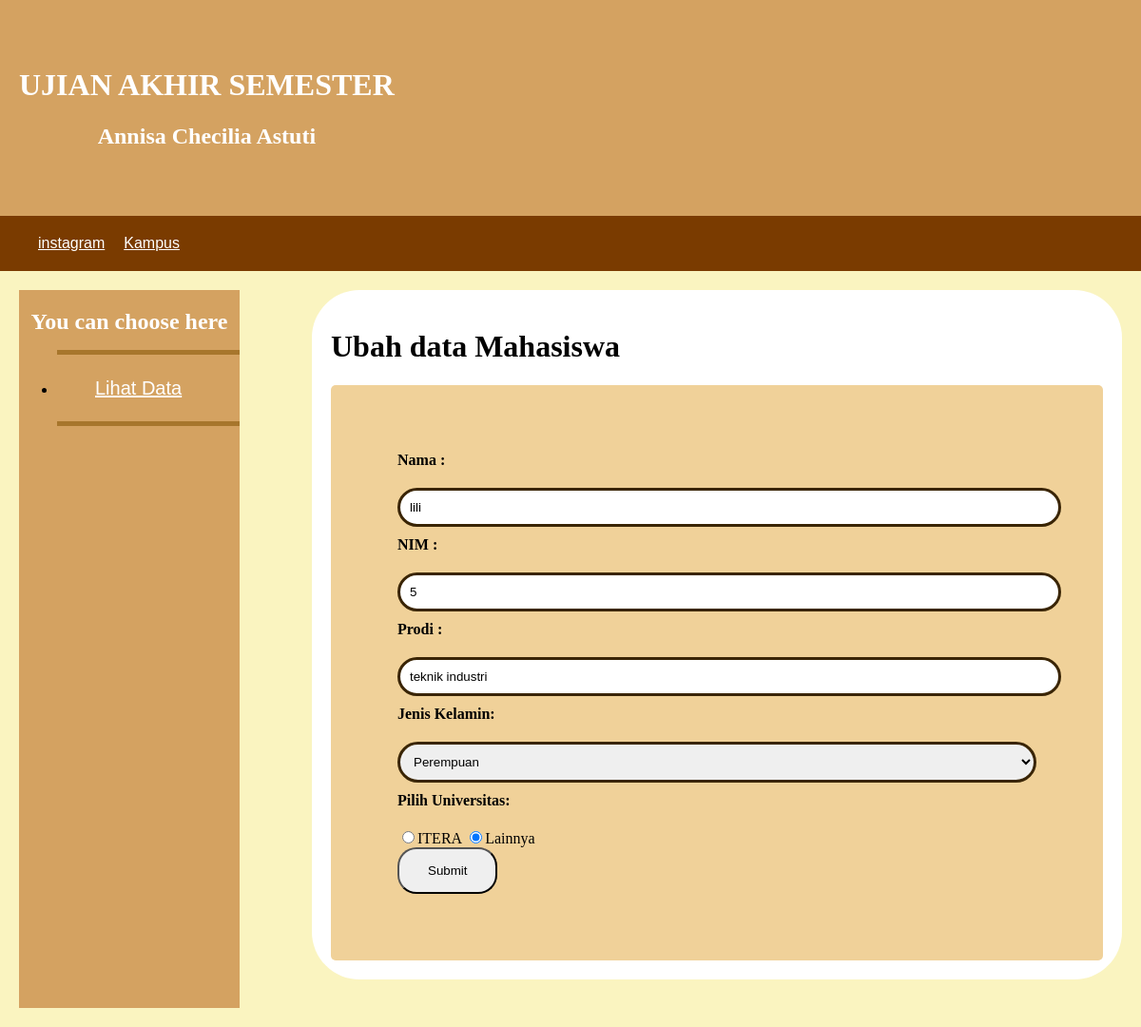
Screenshot of /update1.php?id=5 with the database file from the repository.
### tables this page shows
CREATE TABLE `datamahasiswa` (
  `id` int(11) NOT NULL,
  `nama` varchar(50) NOT NULL,
  `nim` int(20) NOT NULL,
  `prodi` varchar(20) NOT NULL,
  `jenis_kelamin` text NOT NULL,
  `universitas` text NOT NULL
);

### funct.php (called while the page is built, shortened)
<?php
$host = "localhost";
$username = "root";
$password = "";
$database = "mahasiswa";
$koneksi = new mysqli($host, $username, $password, $database);
function query($sql) {
	global $koneksi;
	$result = mysqli_query($koneksi, $sql);
	$rows = [];
	while( $row = mysqli_fetch_assoc($result) ) {
		$rows[] = $row;
	}
	return $rows;
}
?>

### update1.php (the view, shortened to what this page needs)
<?php
require 'funct.php';
$id = $_GET["id"];
$datamhs = query("SELECT * FROM datamahasiswa WHERE id = $id")[0];
?>
<!DOCTYPE html>
<html>
<head>
  <link rel="stylesheet" href="style.css"> <script src="index.js"></script>
</head>
<body>
    <div class="container">
        <header class="header">
            <div class="side">
                <h1>UJIAN AKHIR SEMESTER</h1>
                <h2> Annisa Checilia Astuti</h2>
            </div>
        </header>
        <nav class="nav">
            <ul>
                <li><a href="https://www.instagram.com/cheeciliann/">instagram</a></li>
                <li><a href="https://itera.ac.id">Kampus</a></li>
            </ul>
        </nav>
	<main>
        <div class="sidebar">
			<h2>You can choose here</h2>
			<ul>
				<li><a href="lihatdata.php">Lihat Data</a></li>
			</ul>
		</div>
        <div class="content">
            <h1>Ubah data Mahasiswa</h1>
            <form action="" method="post">
                <label for="nama">Nama : </label>
                <input type="text" name="nama" id="nama" value="<?php echo $datamhs["nama"]; ?>">
                <br>
                <label for="nim">NIM : </label>
                <input type="text" name="nim" id="nim" value="<?php echo $datamhs["nim"]; ?>">
                <br>
                <label for="prodi">Prodi : </label>
                <input type="text" name="prodi" id="prodi" value="<?php echo $datamhs["prodi"]; ?>">
                <br>
                <label for="jenis_kelamin">Jenis Kelamin:</label>
                <select id="jenis_kelamin" name="jenis_kelamin">
                    <option value="Perempuan" <?php echo ($datamhs["jenis_kelamin"] == "Perempuan") ? 'selected' : ''; ?>>Perempuan</option>
                </select>
                <br>
                <label>Pilih Universitas:</label>
                <input type="radio" name="universitas" value="ITERA" <?php echo ($datamhs["universitas"] == "ITERA") ? 'checked' : ''; ?>>ITERA
                <input type="radio" name="universitas" value="Lainnya" <?php echo ($datamhs["universitas"] == "Lainnya") ? 'checked' : ''; ?>>Lainnya
                <br>
                <button type="submit" name="update">Submit</button>
            </form>
        </div>
    </main>
</body>
</html>

### style.css (style rules this page uses)
body { margin: 0 auto; padding: 0; font-family: Arial, Helvetica, sans-serif; background-color: #faf4c0; }
.header { background-color: #d4a261; text-align: left; display: flex; }
.side { margin: 50px 20px; color: #ffffff; font-family: pacifico; text-align: center; }
.nav { background-color: rgb(122, 59, 0); color: white; }
.nav ul { margin: 0; list-style: none; display: flex; justify-content: left; padding: 20px; }
.nav ul li a { margin-left: 20px; color: #ffffff; }
main { display: flex; flex-direction: row; flex-wrap: wrap; justify-content: space-between; padding: 20px; }
.sidebar { flex-basis: 20%; margin-right: 10px; background-color: #d4a261; top : 0; bottom : 0; }
.sidebar h2 { margin-bottom: 15px; color: white; text-align: center; font-family: pacifico; }
.sidebar ul a { display: flex; height: 100%; width: 100%; line-height: 70px; font-size: 20px; color: white; padding-left: 40px; box-sizing: border-box; border-top: 5px solid rgb(167, 118, 44); border-bottom: 5px solid rgb(167, 118, 44); }
.sidebar li { margin-bottom: 15px; }
.content { flex-basis: 70%; background-color: white; padding: 20px; margin-bottom: 30px; border-radius: 50px; font-family: pacifico; }
form { max-width: 700px; margin: 0 auto; background-color: #f0d199; padding: 70px; border-radius: 5px; }
label { display: flex; margin-bottom: 20px; font-weight: bold; }
input[type="text"], input[type="nim"], input[type="prodi"], select { width: 100%; padding: 10px; margin-bottom: 10px; border: 3px solid #3a2505; border-radius: 30px; }
button[type="submit"] { padding: 15px 30px; border-radius: 20px; cursor: pointer; }

### rows the page displays
datamahasiswa: nama "lili", nim "5", prodi "teknik industri", jenis_kelamin "Perempuan", universitas "☑"
